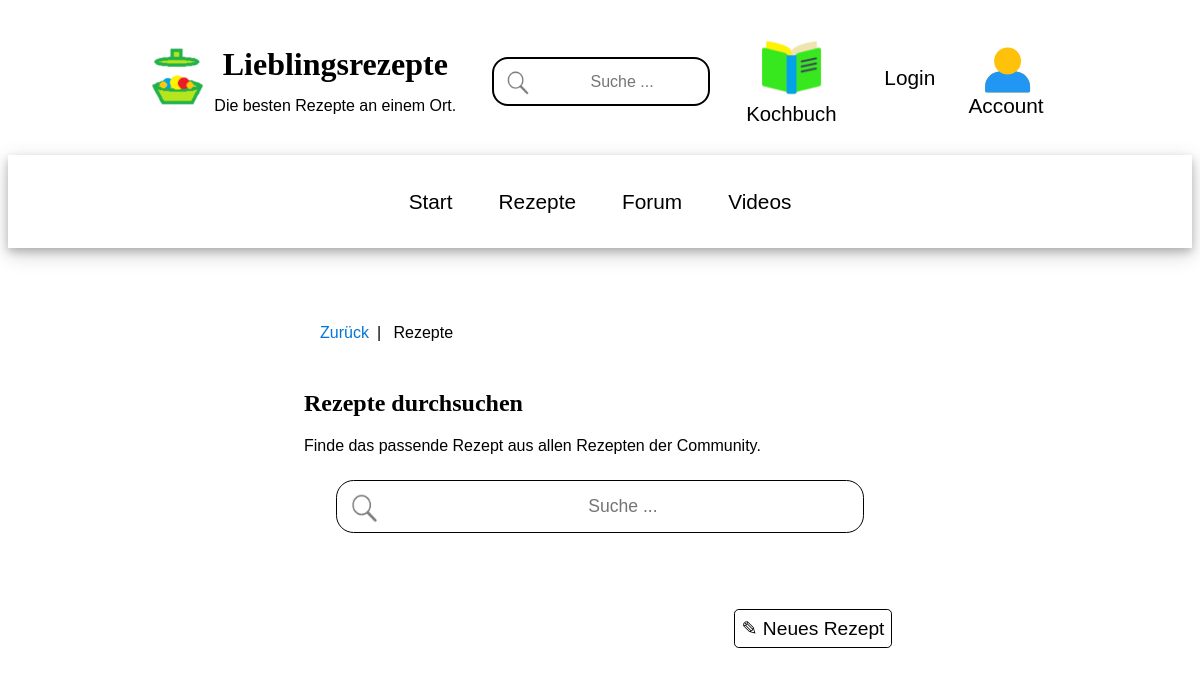
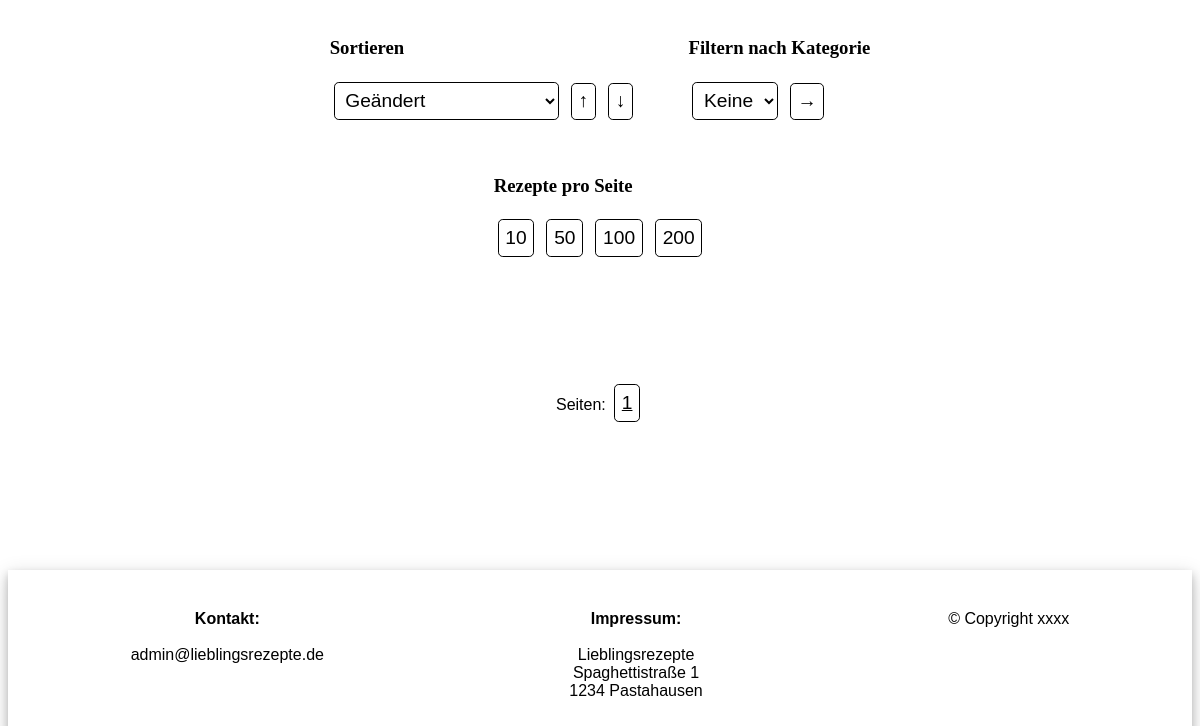
Before: /recipes/?tpc=9 with the older database file (2 pictures, top to bottom).
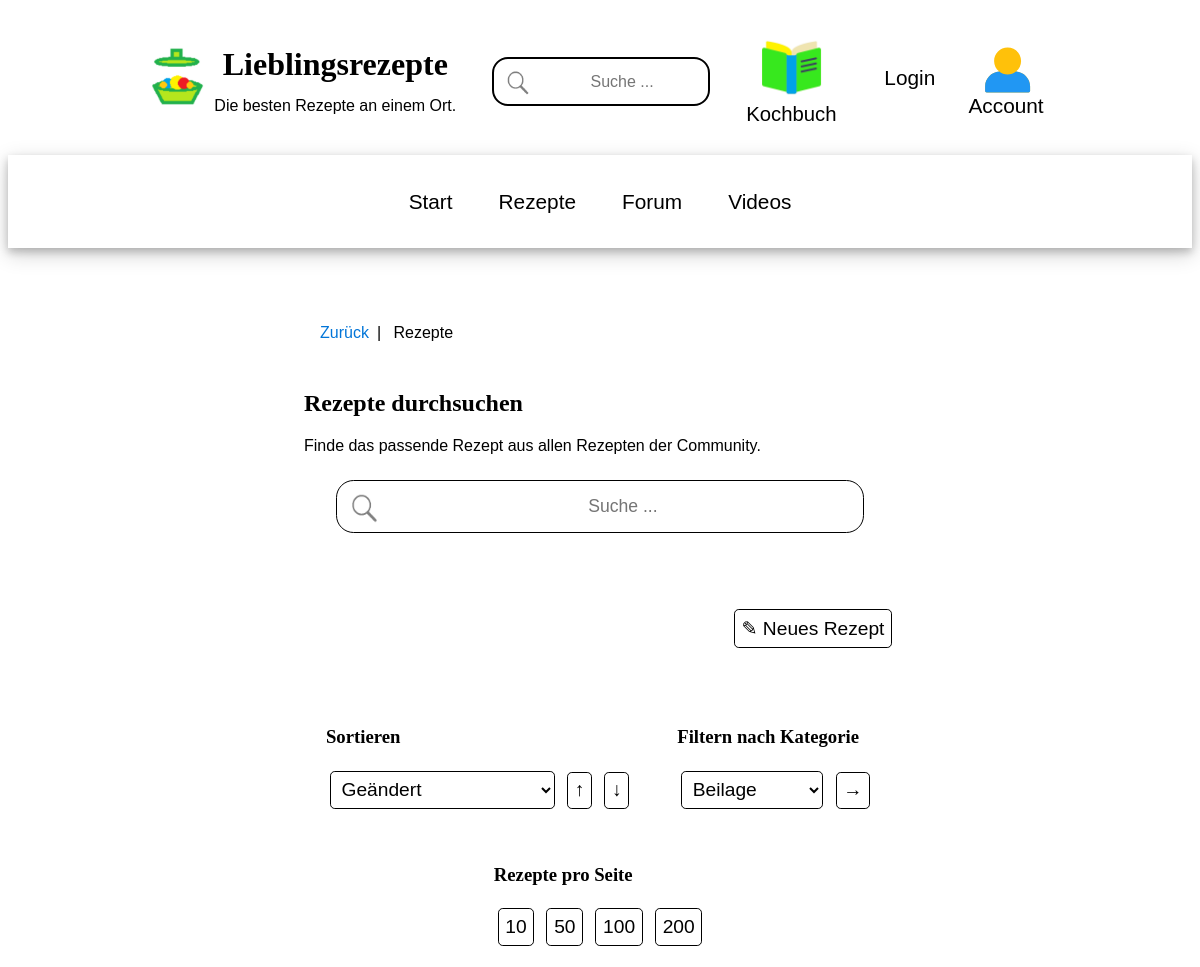
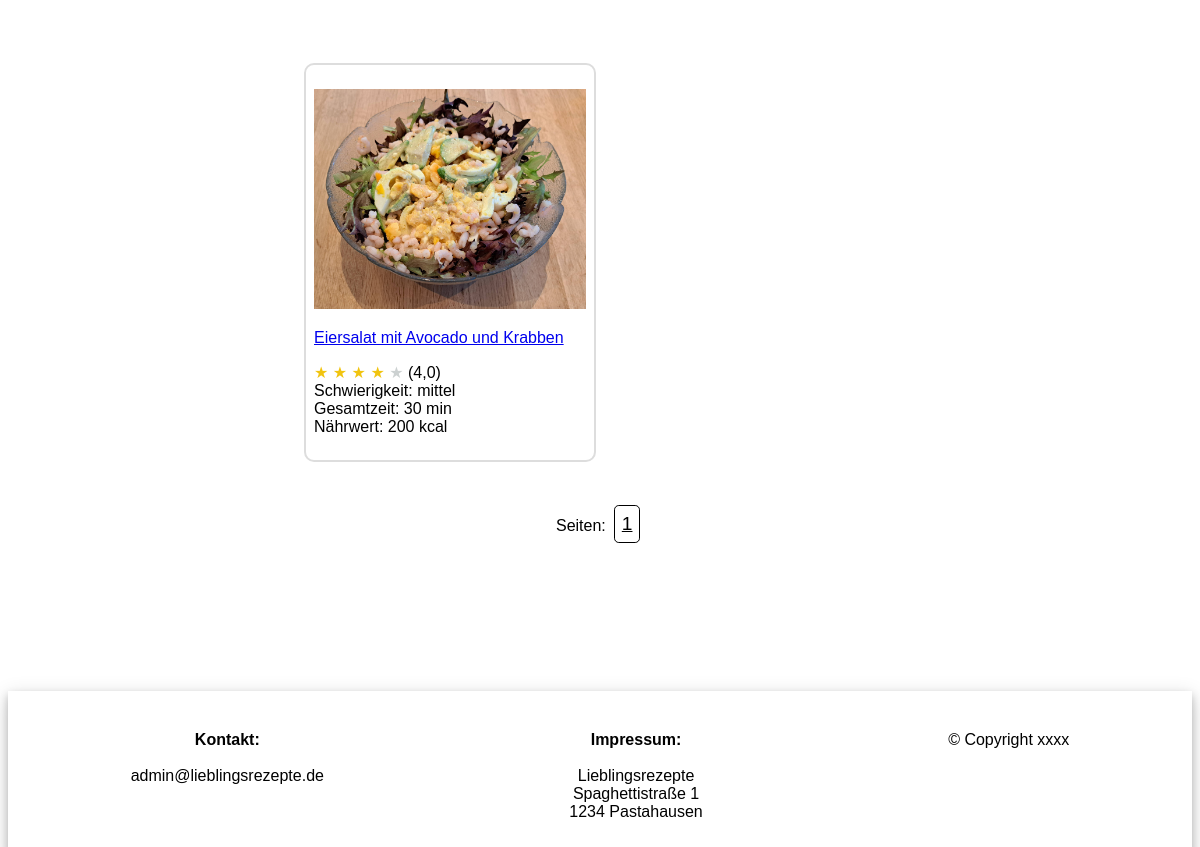
After: the same page with the newer database file (2 pictures, top to bottom).
### recipes_app/models.py (models this page shows, shortened)
class Recipe(models.Model):
    owner = models.ForeignKey(User, on_delete=models.SET_NULL, null=True)
    likes = models.ManyToManyField(User,  blank=True, related_name="likes")
    name = models.CharField(max_length=500)
    updated = models.DateTimeField(auto_now=True)
    created = models.DateTimeField(auto_now_add=True)
    topic = models.ManyToManyField(Topic, blank=True)
    persons = models.IntegerField()
    ingredients = models.TextField(null=True, blank=True)
    steps = models.TextField(null=True, blank=True)
    tips = models.TextField(null=True, blank=True)
    reference = models.TextField(null=True, blank=True)
    reference_link = models.URLField(max_length=2048, null=True, blank=True)
    nutrients_person = models.FloatField(null=True, blank=True, default=0.0)
    nutrients_table = models.TextField(null=True, blank=True)
    expected_time_total = models.FloatField(null=True, blank=True, default=0.0)
    expected_time_work = models.FloatField(null=True, blank=True, default=0.0)
    expected_time_bake = models.FloatField(null=True, blank=True, default=0.0)
    expected_time_rest = models.FloatField(null=True, blank=True, default=0.0)
    difficulty = models.IntegerField(null=True, blank=True, default=0)
    image_meal = models.ImageField(blank=True, upload_to="recipes")
    video_meal = models.URLField(max_length=2048, null=True, blank=True)
    rating_mean = models.FloatField(null=True, blank=True, default=0.0)
    rating_count = models.IntegerField(null=True, blank=True, default=0)
    rating_1 = models.IntegerField(null=True, blank=True, default=0)
    rating_2 = models.IntegerField(null=True, blank=True, default=0)
    rating_3 = models.IntegerField(null=True, blank=True, default=0)
    rating_4 = models.IntegerField(null=True, blank=True, default=0)
    rating_5 = models.IntegerField(null=True, blank=True, default=0)
    class Meta:
        ordering = ['-updated', '-created']

### recipes_app/views.py (the view)
# urls.py: path('recipes/', views.recipes_overview, name="recipes"),
def recipes_overview(request):
    context = recipes_grid(Recipe.objects.all(), request)
    context["recipe_scr"] = "recipes"
    return render(request, 'recipes_app/recipes.html', context)

### recipes_app/pagination.py (called while the page is built)
    def valid_page(self, page_index: int):
        if self.number_of_pages <= 0:
            return 0
        return min(max(0, page_index), self.number_of_pages - 1)

    def get_items_for_page(self, list_of_items, page_index: int):
        if self.number_of_pages <= 0:
            return []
        return list_of_items[page_index*self.items_per_page:(page_index+1)*self.items_per_page]

### recipes_app/templates/recipes_app/recipes.html (shortened to what this page needs)
{% extends 'main.html' %}
{% block content %}
<div class="main-container">
    <div class="main-middle-column">
        <ul class="breadcrumb">
          <li><a href="{{request.META.HTTP_REFERER}}">Zurück</a></li>
          <li>Rezepte</li>
        </ul>
        <div class="card">
            <h2>Rezepte durchsuchen</h2>
            <p>Finde das passende Rezept aus allen Rezepten der Community.</p>
            <search>
                <form method="GET" action="{% url 'recipes' %}">
                      <input type="text" name="q" placeholder="Suche ..."
                      />
                </form>
            </search>
        </div>
        <div style="text-align: right;">
             <a href="{% url 'create-recipe' %}" class="button-like">&#9998; Neues Rezept </a>
        </div>
        {% include 'recipes_app/recipes_grid.html' %}
    </div>
</div>
{% endblock content %}

### recipes_app/templates/recipes_app/recipes_grid.html (shortened to what the changed rows need)
<div class="card">
    <div class="grid-option-container">
         <div class="grid-option">
            <form method="GET" action="">
                <select name="tpc" id="tpc" size="1">
                    <option value=""> Keine </option>
                    {% for t in topics %}
                        {% if request.GET.tpc %}
                            {% if t.id|lower == request.GET.tpc %}
                                <option value="{{ t.id }}" selected> {{t.name}} </option>
                            {% else %}
                                <option value="{{ t.id }}" > {{t.name}} </option>
                            {% endif %}
                        {% else %}
                            <option value="{{ t.id }}"> {{t.name}} </option>
                        {% endif %}
                    {% endfor %}
                </select>
                <input type="submit" value="&rarr;" />
            </form>
        </div>
    </div>
</div>
<div class="grid-container">
    {% for recipe in recipes %}
        <div class="grid-item">
            <p>
                {% if show_video %}
                    {% if recipe.image_meal %}
                    <a href="{% url 'recipe' recipe.id %}?img=vid&srcurl={{recipe_scr}}"><img src="{{ recipe.image_meal.url }}" style="width: 100%; height: 100%;" ></a>
                    {% endif %}
                {% else %}
                    {% if recipe.image_meal %}
                    <a href="{% url 'recipe' recipe.id %}?srcurl={{recipe_scr}}"><img src="{{ recipe.image_meal.url }}" style="width: 100%; height: 100%;" ></a>
                    {% endif %}
                {% endif %}
            </p>
            {% if show_video %}
                <a href="{% url 'recipe' recipe.id %}?img=vid&srcurl={{recipe_scr}}">{{recipe.name}}</a>
            {% else %}
                <a href="{% url 'recipe' recipe.id %}?srcurl={{recipe_scr}}">{{recipe.name}}</a>
            {% endif %}
            <p>
                {% if recipe.rating_mean %}
                    {% for i in '12345'|make_list  %}
                        {% if i|add:"0" <= recipe.rating_mean %}
                            <span style='color:#f1c40f'>&#9733;</span>
                        {% else %}
                            <span style='color:#ccd1d1'>&#9733;</span>
                        {% endif %}
                    {% endfor %}
                {% else %}
                    <span style='color:#ccd1d1'>&#9733; &#9733; &#9733; &#9733; &#9733;</span>
                {% endif %}
                ({{ recipe.rating_mean|default_if_none:"-" }}) <br>
                Schwierigkeit:
                {% if recipe.difficulty in diff_lookup %}
                    {% for key, value in diff_lookup.items %}
                    {% if key == recipe.difficulty %}
                        {{value}}
                    {% endif %}
                    {% endfor %}
                {% else %}
                    Grad {{ recipe.difficulty|default_if_none:"-" }}
                {% endif%}
                <br>
                Gesamtzeit: {{ recipe.expected_time_total|floatformat:"0" }} min <br>
                {% if  recipe.nutrients_person %}
                    Nährwert: {{ recipe.nutrients_person|floatformat:"0" }} kcal
                {% else %}
                    Nährwert: - kcal
                {% endif%}
            </p>
        </div>
    {% endfor %}
</div>

Changed rows visible on the page:
now on this page (row edited): Recipe: image_meal (picture), name "Eiersalat mit Avocado und Krabben", rating_mean "4,0", diff_lookup "mittel", expected_time_total "30", nutrients_person "200"
Other visible differences:
form field tpc: "Keine" → "Beilage"
